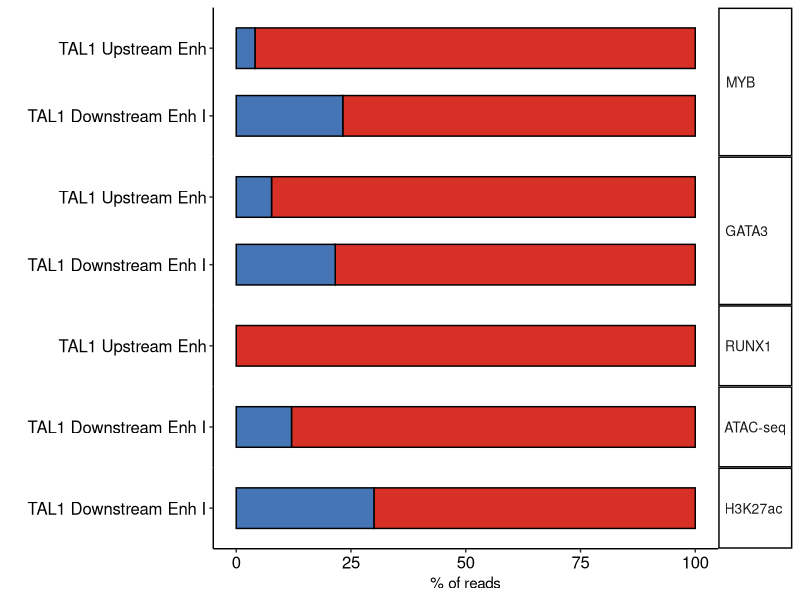

Generate this figure with R: (Note: this script raises an error after producing the figure.)
library(plyr)
library(dplyr)
library(reshape)
library(reshape2)
library(RColorBrewer)
library(ggplot2)
library(ggrepel)

theme_nogrid = function(...) theme_bw() + theme(axis.line = element_line(colour = "black"),
                            panel.grid.major = element_blank(),
                             panel.grid.minor = element_blank(),
                             panel.background = element_blank())

# PDX:
l1 <- c('MYB', 43, 13)
l2 <- c('GATA3', 40, 11)
l3 <- c('H3K27ac', 14, 6)
l5 <- c('ATAC-seq', 168, 23)

to_plot <- as.data.frame(rbind(l1,l2,l3,l5))
to_plot$V2 <- as.numeric(as.character(unlist(to_plot$V2)))
to_plot$V3 <- as.numeric(as.character(unlist(to_plot$V3)))
colnames(to_plot) <- c('Data','Indel','WT')
to_plot$Sample <- 'SJTALL002048_X'
pdx_tab <- to_plot

# Jurkat:
l1 <- c('MYB', 47, 2)
l2 <- c('GATA3', 12, 1)
l3 <- c('RUNX1', 6, 0)

to_plot <- as.data.frame(rbind(l1,l2,l3))
to_plot$V2 <- as.numeric(as.character(unlist(to_plot$V2)))
to_plot$V3 <- as.numeric(as.character(unlist(to_plot$V3)))
colnames(to_plot) <- c('Data','Indel','WT')
to_plot$Sample <- 'Jurkat'
jurkat_tab <- to_plot

# combine two tables together:
to_plot <- rbind(pdx_tab,jurkat_tab)


to_plot$Percent_Indel <- to_plot$Indel*100/(to_plot$Indel+to_plot$WT)
to_plot$Percent_WT <- to_plot$WT*100/(to_plot$Indel+to_plot$WT)
to_plot <- to_plot[,c('Data','Percent_Indel','Percent_WT','Sample')]
colnames(to_plot)[2:3] <- c('Indel','WT')
to_plot <- melt(to_plot, id=c('Data','Sample'))
colnames(to_plot)[3:4] <- c('Reads','percent_reads')

to_plot$Data <- factor(to_plot$Data, levels=c('MYB','GATA3','RUNX1','ATAC-seq','H3K27ac'))
to_plot$Sample_2 <- ifelse(to_plot$Sample=='Jurkat','TAL1 Upstream Enh','TAL1 Downstream Enh I')
to_plot$Sample_2 <- factor(to_plot$Sample_2, levels=c('TAL1 Downstream Enh I','TAL1 Upstream Enh'))

# replace 0s with NAs:
to_plot$percent_reads[to_plot$percent_reads==0] <- NA

#color scale:
cols <- c('Indel'='#d73027', 'WT'='#4575b4')
p <- ggplot(to_plot, aes(x=Sample_2, y=percent_reads, fill=Reads))+ geom_bar(stat='identity',color='black', width=0.6, position='stack')
p <- p + scale_fill_manual(values=cols)
p <- p + theme_classic() + ylab('% of reads') + xlab('') 
p <- p + facet_grid(Data~., space='free', scales='free') #+ ylim(0,60)
p <- p + theme(axis.text = element_text(colour="black", size=12), legend.position='none')
p <- p + coord_flip() 
p <- p + theme(strip.text.y.right = element_text(angle = 0, hjust = 0.05, vjust = 0.5, size=10))
p <- p + theme(panel.spacing.x = unit(0, "lines"), panel.spacing.y = unit(0, "lines"))
pdf(paste("plots/Percent_reads_supporting_Insertion_and_WT_Jurkat.PDX.20260109.pdf",sep=""),width=5.5,height=3.5,useDingbats=F)
p
dev.off()




######################################################################################################
# Perform a two-sided binomial test with a null probability of success 0.5 in a Bernoulli experiment #
######################################################################################################

# PDX:
l1 <- c('MYB', 43, 13)
l2 <- c('GATA3', 40, 11)
l3 <- c('H3K27ac', 14, 6)
#l4 <- c('RUNX1', 1, 0)
l5 <- c('ATAC-seq', 168, 23)

to_plot <- as.data.frame(rbind(l1,l2,l3,l5))
to_plot$V2 <- as.numeric(as.character(unlist(to_plot$V2)))
to_plot$V3 <- as.numeric(as.character(unlist(to_plot$V3)))
colnames(to_plot) <- c('Data','Indel','WT')
to_plot$Sample <- 'SJTALL002048_X'
pdx_tab <- to_plot

# Jurkat:
l1 <- c('MYB', 47, 2)
l2 <- c('GATA3', 12, 1)
l3 <- c('RUNX1', 6, 0)

to_plot <- as.data.frame(rbind(l1,l2,l3))
to_plot$V2 <- as.numeric(as.character(unlist(to_plot$V2)))
to_plot$V3 <- as.numeric(as.character(unlist(to_plot$V3)))
colnames(to_plot) <- c('Data','Indel','WT')
to_plot$Sample <- 'Jurkat'
jurkat_tab <- to_plot

# combine two tables together:
to_plot <- rbind(pdx_tab,jurkat_tab)
to_plot$Coverage <- to_plot$Indel+to_plot$WT

all_st <- NULL
for (sample in unique(to_plot$Sample)){
    tab <- to_plot[to_plot$Sample==sample,]
    all_st_sample <- NULL
    for (i in 1:nrow(tab)){
        str <- tab[i,]
        st <- binom.test(str$Indel, str$Coverage, p = 0.5, alternative='two.sided')
        str$p_val <- st$p.value
        all_st_sample <- rbind(all_st_sample, str)
        }
    all_st_sample$FDR <- p.adjust(all_st_sample$p_val, metho='fdr')
    all_st <- rbind(all_st, all_st_sample)
}

write.table(all_st, 'out/N_reads_with_Indel_and_WT_SJTALL002048_Jurkat.binomial_test_res.20260109.tsv',sep='\t',quote=F)

# now also compare MYB counts and GATA3 counts between PDX and Jurkat samples:
t1 <- to_plot[to_plot$Data=='MYB',]
t1 <- t1[,2:3]
st1 <- fisher.test(t1)

t1 <- to_plot[to_plot$Data=='GATA3',]
t1 <- t1[,2:3]
st2 <- fisher.test(t1)
